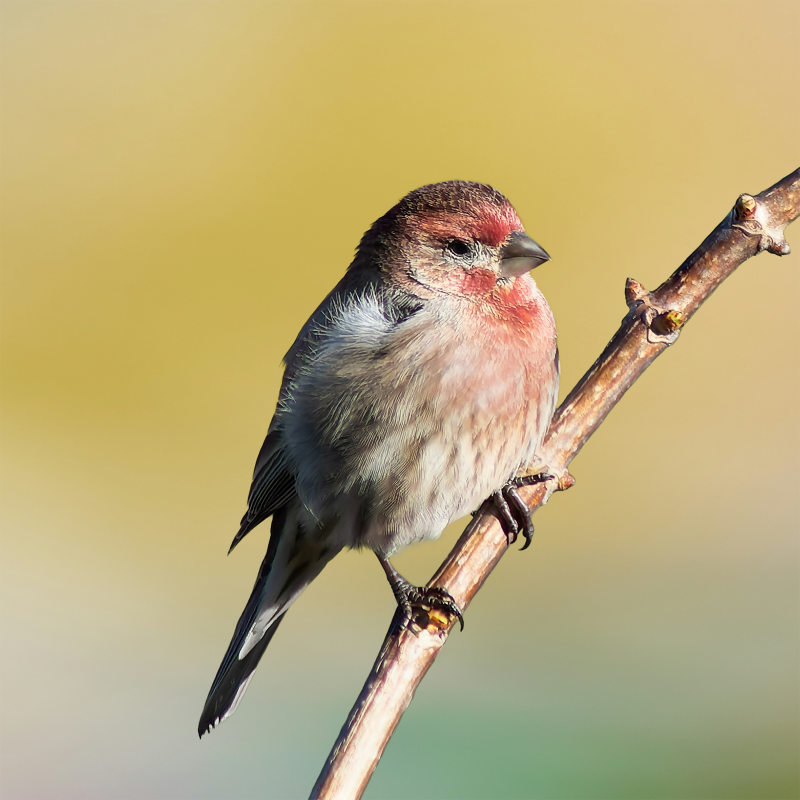
#> input picture preprocess/diffusion_eg.jpg, 3200 x 3200 px (shown at 1/4 size)
$ python -i mask.py   (imports and definitions only)
#> lines starting #> are read from the running program, lines starting #| are printed output that depends on the picture
# Copyright (c) OpenMMLab. All rights reserved.
import math

# import cv2
import random
import numpy as np
from PIL import Image, ImageDraw, ImageFilter

# [584 lines left out: functions bottom_mask_half, bottom_mask_4, bottom_mask_456, bottom_mask_10, random_cropping_bbox, random_bbox and 5 more, not called in this run]

def circle_mask(img_shape, out_channels, dtype='uint8'):
    """Generate a circular mask bounded by the image borders.

    The returned mask has the shape of (h, w, c), where c is the number of channels
    of the data. The `out_channels` list specifies which channels will have the mask applied.
    Each element of `out_channels` corresponds to a specific channel:
    - '1' indicates that the mask will be applied to that channel.
    - '0' indicates that the channel will not have a mask.

    For example, with `out_channels=[1, 1, 0, 0]`, the first two channels will have a mask,
    while the last two channels will remain unmasked.

    Within the masked channels, '1' indicates the hole, and '0' indicates the valid regions.

    We use `uint8` as the default data type for masks, which may differ from other implementations.

    Args:
        img_shape (tuple[int]): The size of the image, specified as (height, width).
        out_channels (list[int]): A list specifying which channels to apply the mask to,
                                  with '1' for masked channels and '0' for unmasked channels.
        dtype (str): The data type of the returned masks. Default: 'uint8'.

    Returns:
        numpy.ndarray: Mask in the shape of (h, w, c), where c is the number of channels.
    """
    img_h, img_w = img_shape[:2]
    total_pixels = img_h * img_w

    # Set minimum and maximum mask area (5% to 35% of total pixels)
    min_area = 0.05 * total_pixels  # 5% of the image size
    max_area = 0.35 * total_pixels  # 35% of the image size

    # Create a blank mask
    mask = Image.new('L', (img_w, img_h), 0)
    draw = ImageDraw.Draw(mask)

    # Generate a random radius for the blob ensuring the area is within bounds
    min_radius = int(np.sqrt(min_area / np.pi))  # Radius for minimum area circle
    max_radius = int(np.sqrt(max_area / np.pi))  # Radius for maximum area circle
    blob_radius = np.random.randint(min_radius, max_radius)

    # Randomly place the blob on the image
    blob_x = np.random.randint(blob_radius, img_w - blob_radius)
    blob_y = np.random.randint(blob_radius, img_h - blob_radius)

    # Draw a smooth circle (blob) on the mask
    draw.ellipse((blob_x - blob_radius, blob_y - blob_radius, blob_x + blob_radius, blob_y + blob_radius), fill=1)

    # Apply a Gaussian blur to smooth the edges
    mask = mask.filter(ImageFilter.GaussianBlur(radius=blob_radius * 0.3))  # Adjust the blur radius to smooth edges

    # Convert to numpy array
    mask_np = np.array(mask).astype(dtype)

    # Calculate the current mask area
    mask_area = np.sum(mask_np > 0)

    # Ensure mask area is within the required range by resizing if necessary
    if mask_area < min_area or mask_area > max_area:
        scale_factor = np.sqrt(min_area / mask_area) if mask_area < min_area else np.sqrt(max_area / mask_area)
        new_w = int(img_w * scale_factor)
        new_h = int(img_h * scale_factor)

        # Resize the mask
        mask = mask.resize((new_w, new_h), resample=Image.BILINEAR)
        mask = mask.resize((img_w, img_h), resample=Image.BILINEAR)
        mask_np = np.array(mask).astype(dtype)

    # Add an extra dimension for channels
    mask_np = mask_np[:, :, None]

    # Repeat the mask to match the number of channels
    mask_np = np.repeat(mask_np, len(out_channels), axis=2)

    # Apply mask only where out_channels is 1
    out_channels = np.array(out_channels).reshape(1, 1, len(out_channels))
    mask_np = mask_np * out_channels

    return mask_np

# [93 lines left out: function irregular_mask, not called in this run]

>>> import cv2
>>> picture = cv2.imread('../../../preprocess/diffusion_eg.jpg', cv2.IMREAD_GRAYSCALE)
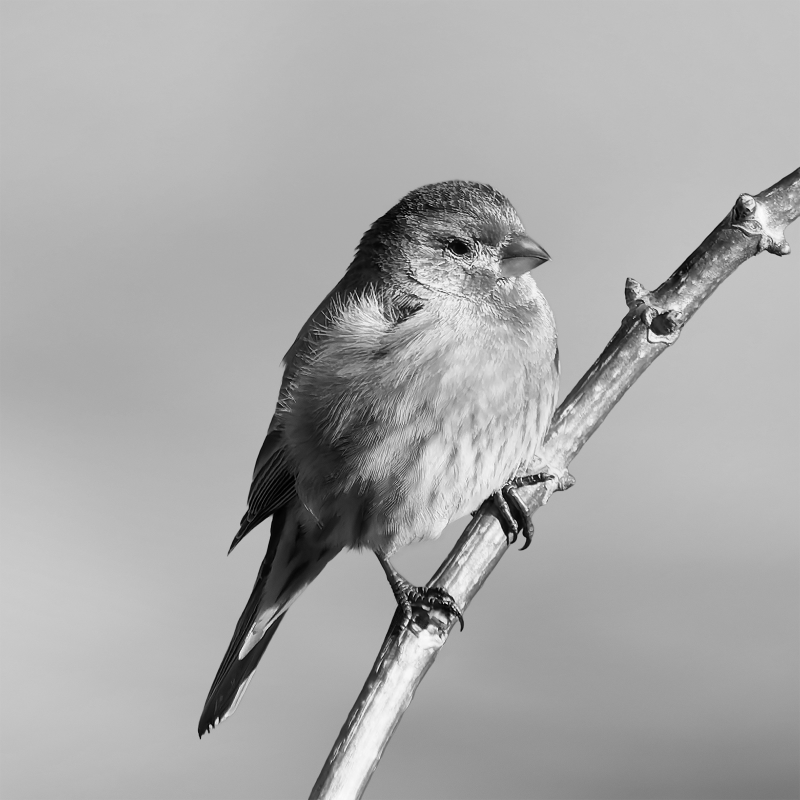
#> picture: shape (3200, 3200) (shown at 1/4 size); min 0, max 255, mean 169.2
>>> result = circle_mask(picture, 'out.png')
#> in circle_mask, `img_h, img_w = img_shape[:2]`: img_h = 3200 values, max 202 at index 3199, min 186 at index 1296, mean 193.4; img_w = 3200 values, max 200 at index 3199, min 186 at index 1300, mean 192.6
#> in circle_mask, `total_pixels = img_h * img_w`: total_pixels = 3200 values, max 255 at index 7, min 0 at index 20, mean 110.3
#> in circle_mask, `min_area = 0.05 * total_pixels`: min_area = 3200 values, max 12.75 at index 7, min 0 at index 20, mean 5.52
#> in circle_mask, `max_area = 0.35 * total_pixels`: max_area = 3200 values, max 89.25 at index 7, min 0 at index 20, mean 38.61
#> (the run stopped early here; a loop or call above may not have finished)
